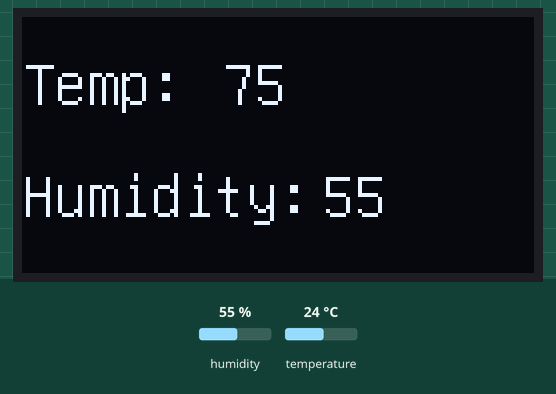
Bench run of a sketch on a simulated Arduino Uno, built with avr-gcc and run on an emulated ATmega328P. On the bench: 128×64 one-colour display. Inputs (shaded band) come from the test bench; at power-on: humidity 55 %, temperature 24 °C. What the sketch prints to the serial monitor is not drawn.

Above: at 2.0 s.
2.1 s: humidity set to 22 %
At 3.8 s:
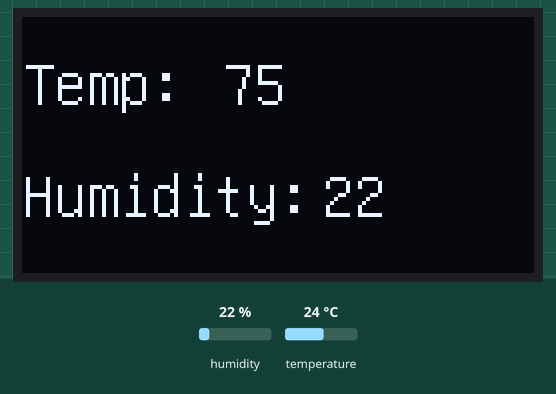
4.2 s: temperature set to 12 °C
At 6.0 s:
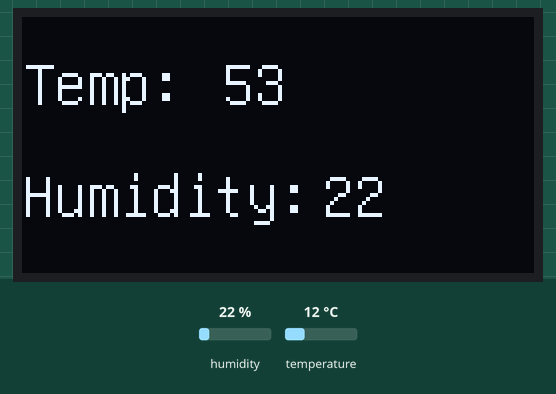
6.6 s: temperature set to 19 °C
At 8.3 s:
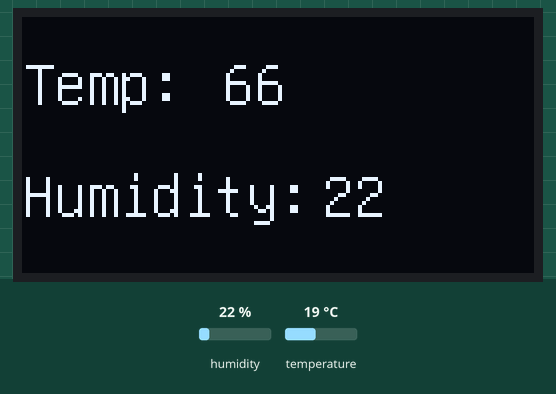
9.1 s: humidity set to 40 %
At 10.8 s:
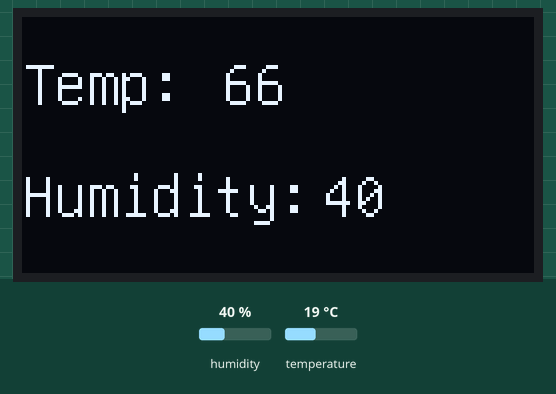
11.6 s: humidity set to 68 %
At 13.5 s:
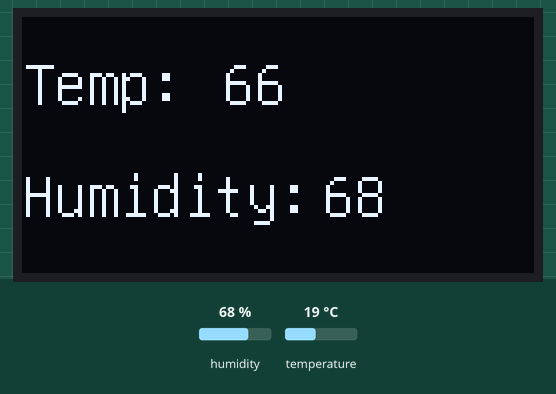
14.1 s: temperature set to 41 °C
At 16.5 s:
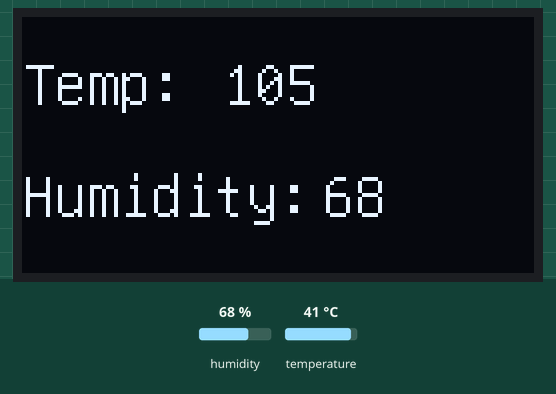
Timing chart, 0 to 17.6 s (numbered marks = the images above; inputs shaded):
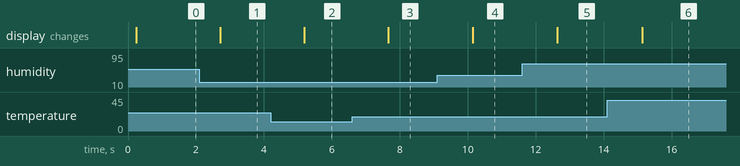

Measured:
- after the input at 2.1 s, the display: changes after 0.61 s (image 1)
- after the input at 4.2 s, the display: changes after 0.98 s (image 2)
- after the input at 6.6 s, the display: changes after 1.1 s (image 3)
- after the input at 9.1 s, the display: changes after 1.0 s (image 4)
- after the input at 11.6 s, the display: changes after 1.0 s (image 5)
- after the input at 14.1 s, the display: changes after 1.0 s (image 6)

The sketch:

HumidityTempSensorSampleOnDisplay.ino
```cpp
#include <dht.h>
#include "U8glib.h"
int tem = 0;
int hum = 0;

U8GLIB_SH1106_128X64 u8g(13, 11, 10, 9);  //(clock, Mosi,cs, ao or DC on mine)
dht DHT;

#define DHT11_PIN 4
void draw() {

  // graphic commands to redraw the complete screen should be placed here
  u8g.setFont(u8g_font_unifont);

  u8g.setPrintPos(0,22);
  u8g.print("Temp: ");
  u8g.setPrintPos(50,22);
  u8g.print(tem);
  u8g.setPrintPos(0,50);
  u8g.print("Humidity: ");
  u8g.setPrintPos(75,50);
  u8g.print(hum);
}
void setup(){
  Serial.begin(9600);
 if ( u8g.getMode() == U8G_MODE_R3G3B2 ) {
    u8g.setColorIndex(255);     // white
  }
  else if ( u8g.getMode() == U8G_MODE_GRAY2BIT ) {
    u8g.setColorIndex(3);         // max intensity
  }
  else if ( u8g.getMode() == U8G_MODE_BW ) {
    u8g.setColorIndex(1);         // pixel on
  }
  else if ( u8g.getMode() == U8G_MODE_HICOLOR ) {
    u8g.setHiColorByRGB(255,255,255);
  }
}

void loop()
{
  int chk = DHT.read11(DHT11_PIN);
  Serial.print("Temperature = ");
  Serial.println(DHT.temperature);
  Serial.print("Humidity = ");
  Serial.println(DHT.humidity);
  tem = DHT.temperature*9/5 + 32;//Set as C, I converted it to F
  hum = DHT.humidity;

  // picture loop
  u8g.firstPage();
  do {
    draw();
      } while( u8g.nextPage() );

   // rebuild the picture after some delay
  delay(1000);
}
  //delay(1000);
//}
```
